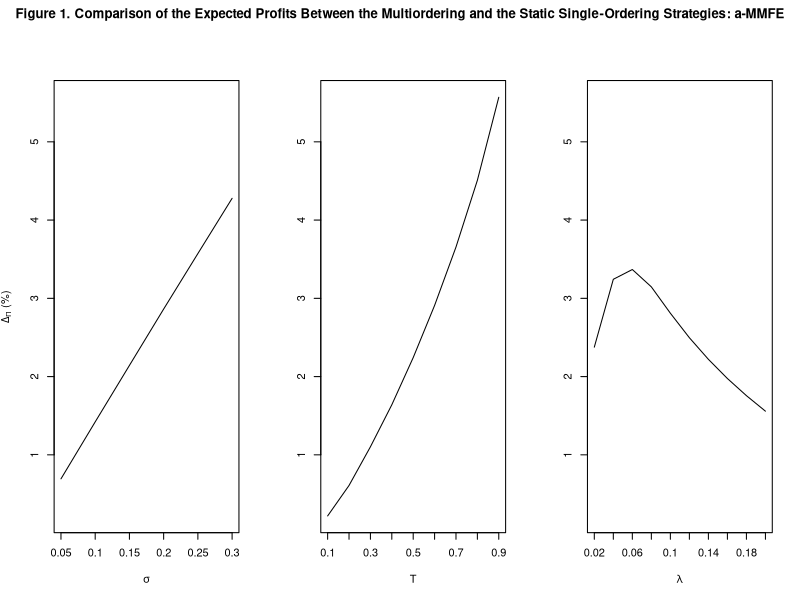

Generate this figure with R:
#################
# R code for analyzing output and plot figures
# v1.0 (organized on 2013-04-17)
#################

#NEED TO FIRST SET R WORKING DIRECTORY TO WHERE THE FILES ARE LOCATED!!!
setwd("/Users/buxx/Desktop/test/")

#read the output file
data <- read.table("FNV-aMMFE.txt", header=TRUE)

#calculate the statistics:

#percentage difference in expected profits of the Multi- and Single-ordering models
data$deltaPi = 100*(data$mean_M - data$mean_S)/data$mean_S

#percentage difference in Variance of the Multi- and Single-ordering models
data$deltaVar = 100*(data$var_M - data$var_S)/data$var_S

#calculate Coefficient of Variation
data$CV_M = sqrt(data$var_M)/data$mean_M
data$CV_S = sqrt(data$var_S)/data$mean_S

#percentage difference in Coefficient of Variation of the Multi- and Single-ordering models
data$deltaCV = 100*(data$CV_M - data$CV_S)/data$CV_S

#percentage difference in Positive Semi-Variance of the Multi- and Single-ordering models
data$deltaSemivarU = 100*(data$semivar_MU - data$semivar_SU)/data$semivar_SU

#percentage difference in Negative Semi-Variance of the Multi- and Single-ordering models
data$deltaSemivarD = 100*(data$semivar_MD - data$semivar_SD)/data$semivar_SD


#summarize the percentage difference to generate Table 1 of the paper
summary(data[c('deltaPi', 'deltaVar', 'deltaCV', 'deltaSemivarD', 'deltaSemivarU')])




#prepare data for Figure 1
subtotal_stdev <- aggregate(data[c('deltaPi', 'stdev')], by=list(data$stdev), FUN=mean)
subtotal_T <- aggregate(data[c('deltaPi', 'T')], by=list(data$T), FUN=mean)
subtotal_lambda <- aggregate(data[c('deltaPi', 'lambda')], by=list(data$lambda), FUN=mean)


#plot
pdf('Figure1.pdf', width = 12, height = 5)
par(oma=c(0,0,2,0))
par(mfrow=c(1,3))



yrange = range(subtotal_stdev$deltaPi, subtotal_T$deltaPi, subtotal_lambda$deltaPi)

xrange = range(subtotal_stdev$stdev)
plot(xrange, yrange, type="n", xlab=expression(sigma),
     ylab=expression(paste(Delta[Pi], " (%)")) , xaxt="n") #xaxp = c(xrange, 5)
lines(subtotal_stdev$stdev, subtotal_stdev$deltaPi, type="l") 
axis(side=1, at=seq(0.05,0.3,0.05), labels=seq(0.05,0.3,0.05))
#axis(side=2, at=seq(1,5,1), labels=seq(1,5,1))


xrange = range(subtotal_T$T)
plot(xrange, yrange, type="n", xlab="T", ylab="", xaxt="n") #xaxp = c(xrange, 8))
axis(side=1, at=seq(0.1,0.9,0.1), labels=seq(0.1,0.9,0.1))
lines(subtotal_T$T, subtotal_T$deltaPi, type="l") 



xrange = range(subtotal_lambda$lambda)
plot(xrange, yrange, type="n", xlab=expression(lambda), ylab="", xaxt="n") #xaxp = c(xrange, 9))
axis(side=1, at=seq(0.02,0.2,0.02), labels=seq(0.02,0.2,0.02))
lines(subtotal_lambda$lambda, subtotal_lambda$deltaPi, type="l") 

title(main="Figure 1. Comparison of the Expected Profits Between the Multiordering and the Static Single-Ordering Strategies: a-MMFE", outer=T)

dev.off()